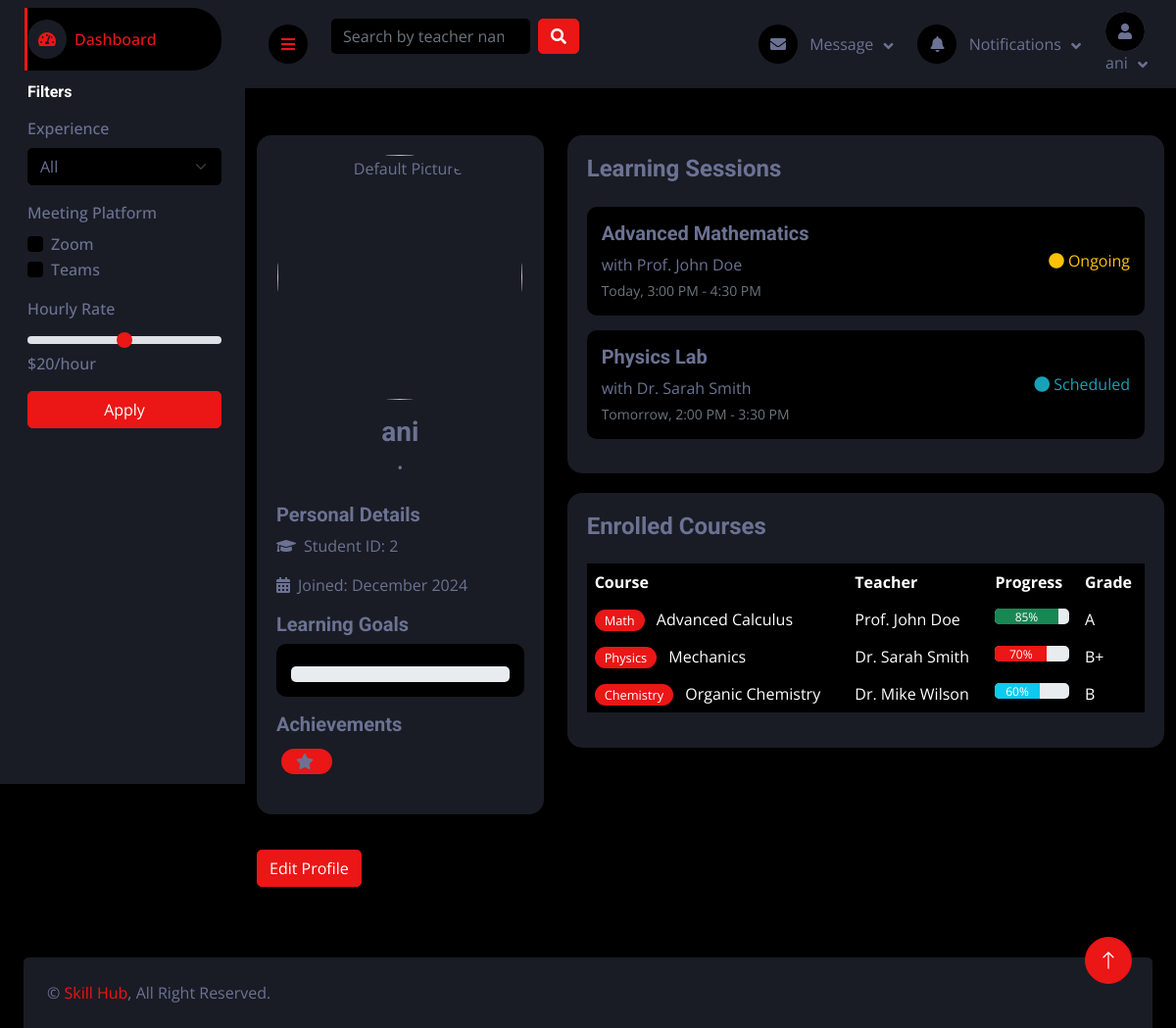
The app's page /profile-student/ (signed in), older data.
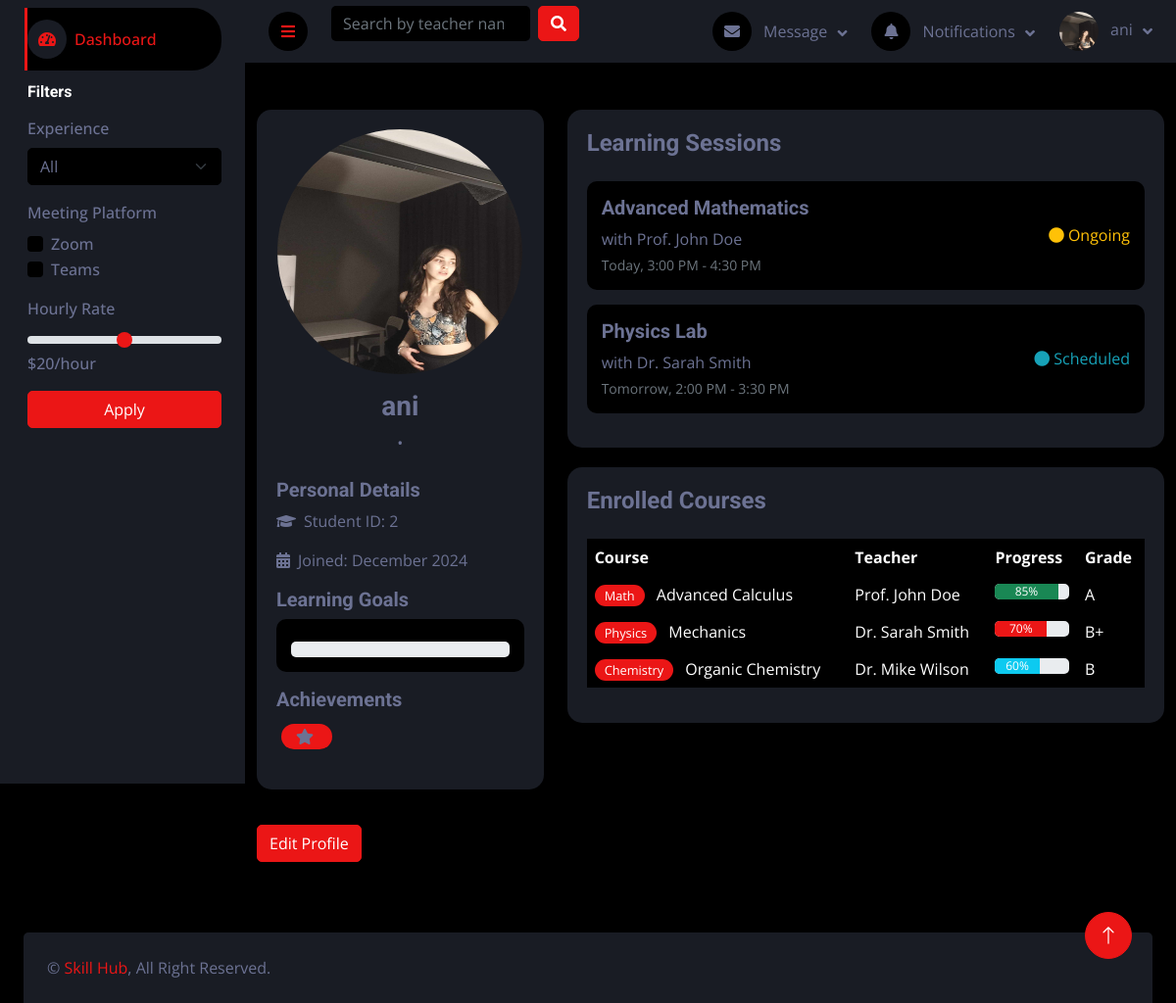
The same page, newer data.
### users/models.py (models this page shows, shortened)
class User(AbstractUser):
    ROLES = (
        ('student', 'Student'),
        ('teacher', 'Teacher'),
    )
    role = models.CharField(max_length=10, choices=ROLES)
    bio = models.TextField(blank=True, null=True)
    profile_picture = models.ImageField(upload_to='profile_pictures/', blank=True, null=True)
    date_joined = models.DateTimeField(auto_now_add=True)
    updated_at = models.DateTimeField(auto_now=True)
    class Meta:
        verbose_name = 'User'
        verbose_name_plural = 'Users'

### users/views.py (the view)
# urls.py: path('profile-student/', views.profile_student, name='profile_student'),
@login_required
def profile_student(request):
    if request.method == 'POST':
        form = UserUpdateForm(request.POST, request.FILES, instance=request.user)
        if form.is_valid():
            form.save()
            messages.success(request, 'Profile updated successfully!')
            return redirect('profile_student')
    else:
        form = UserUpdateForm(instance=request.user)
    return render(request, 'users/profile_student.html', {'form': form})

### users/forms.py
class UserUpdateForm(forms.ModelForm):
    class Meta:
        model = User
        fields = ('username', 'email', 'bio', 'profile_picture')

### bookings/context_processors.py (called while the page is built)
def unread_notifications(request):
    if request.user.is_authenticated:
        notifications = Notification.objects.filter(recipient=request.user, is_read=False)
        return {'notifications': notifications}
    return {'notifications': []}

### users/context_processors.py (called while the page is built)
def navbar_data(request):
    if request.user.is_authenticated:
        messages = Message.objects.filter(receiver=request.user).order_by('-timestamp')[:5]
        notifications = Notification.objects.filter(user=request.user).order_by('-timestamp')[:5]
        return {'messages': messages, 'notifications': notifications}
    return {}

### users/templates/users/profile_student.html (shortened to what this page needs)
{% extends 'base.html' %}
{% block content %}
 {% include 'components/sidebar.html' %}
<div class="container py-5">
    <div class="row">
        <div class="col-lg-4">
            {% include 'components/student_info.html' %}
                        <a href="{% url 'edit_student_profile' %}" class="btn btn-primary mt-3">Edit Profile</a>
        </div>
        <div class="col-lg-8">
            {% include 'components/sessions.html' %}
            {% include 'components/current_courses.html' %}
        </div>
    </div>
</div>
{% endblock %}

### templates/components/navbar.html (shortened to what this page needs)
<nav class="navbar navbar-expand bg-secondary navbar-dark sticky-top px-4 py-0">
    <a href="#" class="sidebar-toggler flex-shrink-0">
        <i class="fa fa-bars"></i>
    </a>
    <form class="d-none d-md-flex ms-4" action="{% url 'search_teachers' %}" method="get">
        <input
                class="form-control bg-dark border-0"
                type="search"
                name="q"
                placeholder="Search by teacher name or skill..."
                value="{{ request.GET.q|default:'' }}">
        <button class="btn btn-primary ms-2" type="submit">
            <i class="fa fa-search"></i>
        </button>
    </form>
    <div class="navbar-nav align-items-center ms-auto">
        <div class="nav-item dropdown">
            <a href="#" class="nav-link dropdown-toggle" data-bs-toggle="dropdown">
                <i class="fa fa-envelope me-lg-2"></i>
                <span class="d-none d-lg-inline-flex">Message</span>
            </a>
        </div>
        <div class="nav-item dropdown">
            <a href="#" class="nav-link dropdown-toggle" data-bs-toggle="dropdown">
                <i class="fa fa-bell me-lg-2"></i>
                <span class="d-none d-lg-inline-flex">Notifications</span>
            </a>
        </div>
        <div class="nav-item dropdown">
            <a href="#" class="nav-link dropdown-toggle" data-bs-toggle="dropdown">
                {% if user.profile_picture %}
                <img class="rounded-circle me-lg-2" src="{{ user.profile_picture.url }}" alt=""
                     style="width: 40px; height: 40px;">
                {% else %}
                <div class="rounded-circle me-lg-2 bg-light d-flex align-items-center justify-content-center"
                     style="width: 40px; height: 40px;">
                    <i class="fas fa-user"></i>
                </div>
                {% endif %}
                <span class="d-none d-lg-inline-flex">{{ request.user.username }}</span>
            </a>
        </div>
    </div>
</nav>

### templates/components/student_info.html (shortened to what this page needs)
{% load static %}
<div class="profile-section">
    <div class="text-center mb-4">
        {% if user.profile_picture %}
        <img width="250" height="250" src="{{ user.profile_picture.url }}" class="rounded-circle mb-3"
             alt="Student Picture">
        {% else %}
        <img width="250" height="250" src="{% static 'default-profile.png' %}" class="rounded-circle mb-3"
             alt="Default Picture">
        {% endif %}
        <h3 class="text-light">{{ user.username }}</h3>
        <p class="text-light">{{ student.grade }} • {{ student.track }}</p>
    </div>
    <div class="mb-3">
        <h5 class="text-light">Personal Details</h5>
        <p><i class="fas fa-graduation-cap me-2"></i>Student ID: {{ user.id }}</p>
        <p><i class="fas fa-calendar-alt me-2"></i>Joined: {{ user.date_joined|date:"F Y" }}</p>
    </div>
    <div class="mb-3">
        <h5 class="text-light">Learning Goals</h5>
        <div class="progress-card">
            <div class="progress">
            </div>
        </div>
    </div>
    <div class="mb-3">
        <h5 class="text-light">Achievements</h5>
        <div class="achievement-badge">
            <i class="fas fa-star me-1"></i> {{ achievement.name }}
        </div>
    </div>
</div>

Row changes from the older to the newer data that the page shows:
changed User "ani": profile_picture: picture added
